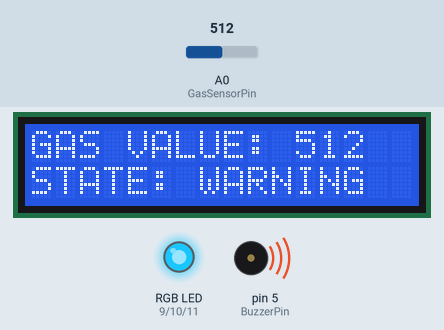
Bench run of a sketch on a simulated Arduino Uno, built with avr-gcc and run on an emulated ATmega328P. Parts: 16×2 character LCD, an RGB LED mixed from three pins (HIGH = lit), buzzer (waves = sounding). Inputs (shaded band) come from the test bench; at power-on: A0 (GasSensorPin) = 512.

Above: at 3.05 s.
3.3 s: A0 (GasSensorPin) set to 739
At 3.42 s:
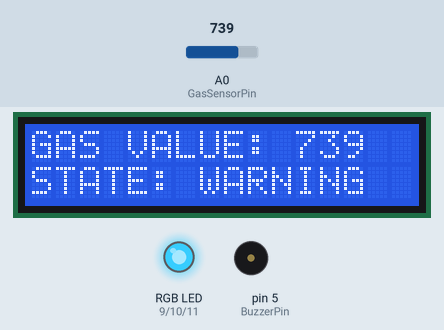
4.9 s: A0 (GasSensorPin) set to 756
At 5.9 s:
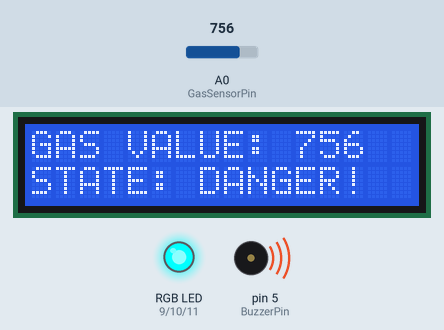
6.4 s: A0 (GasSensorPin) set to 390
At 6.59 s:
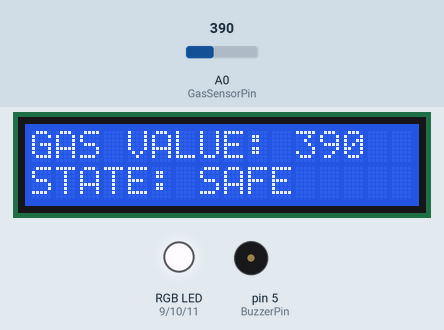
8.1 s: A0 (GasSensorPin) set to 161
At 8.27 s:
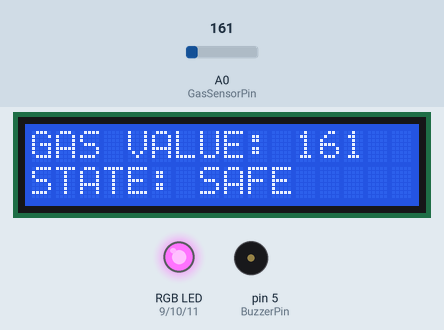
9.8 s: A0 (GasSensorPin) set to 137
At 9.95 s:
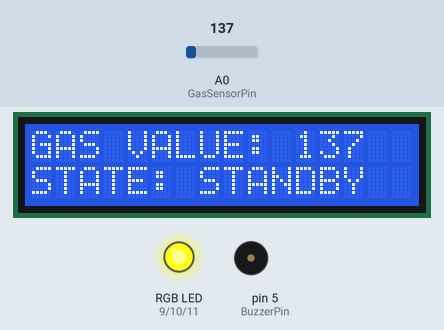
11.5 s: A0 (GasSensorPin) set to 160
At 11.69 s:
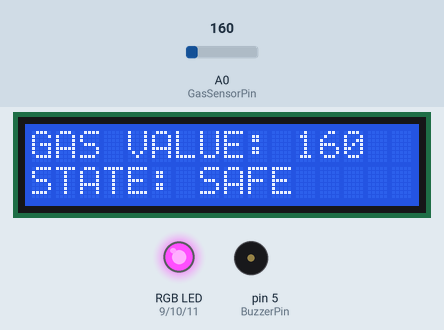
Timing chart, 0 to 17.9 s (numbered marks = the images above; inputs shaded):
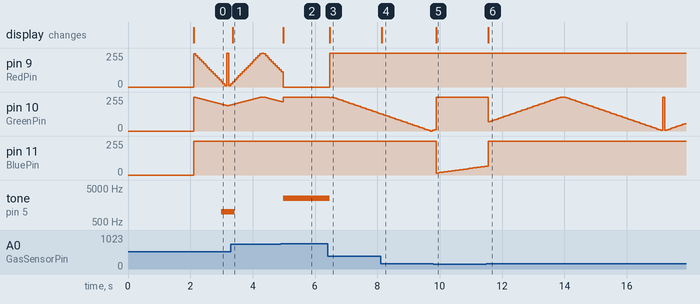

Measured:
- the behaviour switches between 749 and 750 on A0 (GasSensorPin) (found by bisection; images 1 and 2)
- the behaviour switches between 150 and 149 on A0 (GasSensorPin) (found by bisection; images 4 and 5)
- after the input at 3.3 s, the display: changes after 0.06 s (image 1)
- after the input at 4.9 s, the display: changes after 0.07 s (image 2)
- after the input at 6.4 s, pin 9 (RedPin): 0/255 → 255/255 after 0.06 s; tone on pin 5 (BuzzerPin): 2500 Hz → silent after 0.06 s; the display: changes after 0.06 s (image 3)
- after the input at 8.1 s, the display: changes at once (image 4)
- after the input at 9.8 s, the display: changes after 0.08 s (image 5)

The sketch:

11_GasSystemLcdAnode.ino
```cpp
/*
 * Author: Iwan
 * Project: 11 Gas System Dynamic Anode
 * Hardware: Common Anode RGB LED + LCD I2C + MQ-2 Sensor
 * Description: Tactical User Interface using Inverse PWM Logic for
 * Common Anode LEDs. LCD displays hazard levels and quantitative data.
 */

#include <Wire.h>
#include <LiquidCrystal_I2C.h>

// --- Hardware Mapping ---
#define GasSensorPin A0  // Analog input from MQ-2
#define RedPin 9         // Red channel PWM (Common Anode)
#define GreenPin 10      // Green channel PWM (Common Anode)
#define BluePin 11       // Blue channel PWM (Common Anode)
#define BuzzerPin 5      // Alert output

// --- LCD Configuration ---
// Standard Address 0x27 for PCF8574 modules
LiquidCrystal_I2C Lcd(0x27, 16, 2);

// --- Threshold Definitions ---
#define LowThreshold 150
#define WarningThreshold 400
#define DangerThreshold 750

// --- Variable Definitions (UpperCamelCase) ---
int GasValue = 0;
int Brightness = 0;
int FadeAmount = 5;

void setup() {
  // Initialize control pins
  pinMode(RedPin, OUTPUT);
  pinMode(GreenPin, OUTPUT);
  pinMode(BluePin, OUTPUT);
  pinMode(BuzzerPin, OUTPUT);

  // Initialize LCD Interface
  Lcd.init();
  Lcd.backlight();
  Lcd.setCursor(0, 0);
  Lcd.print("SYSTEM STARTING");
  delay(2000);
  Lcd.clear();
}

void loop() {
  // 1. Data Acquisition
  GasValue = analogRead(GasSensorPin);

  // 2. Breathing Engine Calculation
  Brightness = Brightness + FadeAmount;
  if (Brightness <= 0 || Brightness >= 255) {
    FadeAmount = -FadeAmount;
  }

  /* * INVERSE LOGIC CALCULATION:
   * Common Anode LEDs are ON when the pin is LOW (0) and OFF when HIGH (255).
   */
  int InvBright = 255 - Brightness; // Maps 0-255 (Logic) to 255-0 (Hardware)
  int FullOff = 255;                // LED OFF for Common Anode
  int FullOn = 0;                   // LED MAX ON for Common Anode

  // 3. LCD Quantitative Display
  Lcd.setCursor(0, 0);
  Lcd.print("GAS VALUE: ");
  Lcd.print(GasValue);
  Lcd.print("    "); // Clear ghost digits

  // --- 4. DYNAMIC INTERFACE LOGIC ---

  // LEVEL 4: DANGER (Solid Red)
  if (GasValue >= DangerThreshold) {
    Lcd.setCursor(0, 1);
    Lcd.print("STATE: DANGER! ");

    analogWrite(RedPin, FullOn);
    analogWrite(GreenPin, FullOff);
    analogWrite(BluePin, FullOff);
    tone(BuzzerPin, 2500);
  }

  // LEVEL 3: WARNING (Fast Orange Breathing)
  else if (GasValue >= WarningThreshold) {
    Lcd.setCursor(0, 1);
    Lcd.print("STATE: WARNING ");

    FadeAmount = (FadeAmount > 0) ? 15 : -15;

    analogWrite(RedPin, InvBright);                   // Pulse Red
    analogWrite(GreenPin, 255 - (Brightness / 4));    // Pulse Green dimmer for Orange
    analogWrite(BluePin, FullOff);

    if(Brightness > 200) tone(BuzzerPin, 1000);
    else noTone(BuzzerPin);
  }

  // LEVEL 2: SAFE (Moderate Green Breathing)
  else if (GasValue >= LowThreshold) {
    Lcd.setCursor(0, 1);
    Lcd.print("STATE: SAFE    ");

    FadeAmount = (FadeAmount > 0) ? 5 : -5;

    analogWrite(RedPin, FullOff);
    analogWrite(GreenPin, InvBright);
    analogWrite(BluePin, FullOff);
    noTone(BuzzerPin);
  }

  // LEVEL 1: STANDBY (Slow Blue Breathing)
  else {
    Lcd.setCursor(0, 1);
    Lcd.print("STATE: STANDBY ");

    FadeAmount = (FadeAmount > 0) ? 2 : -2;

    analogWrite(RedPin, FullOff);
    analogWrite(GreenPin, FullOff);
    analogWrite(BluePin, InvBright);
    noTone(BuzzerPin);
  }

  // PWM Refresh rate
  delay(30);
}
```
